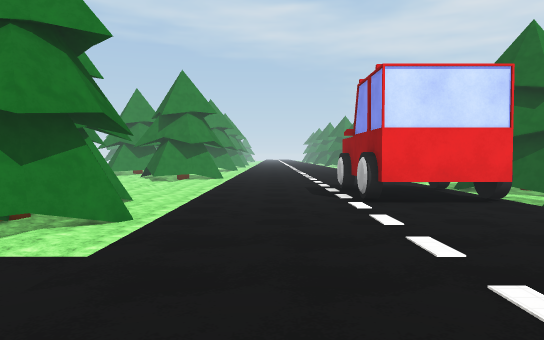
View 1 (above)

16 first-person views from a walk through a 3-D level made in the Unity game engine. The camera is 1.4 m above the floor, tilts 2° down and sees 70° across. The floor is counted in squares, 2 m on a side. Each view is taken from the middle of a square. On the plan, view 1 faces up. The plan holds only what a view shows up to about 11 squares ahead; the rest is blank. The place goes on beyond the plan. Surface patterns are stand-ins for the level's own textures.

View 2
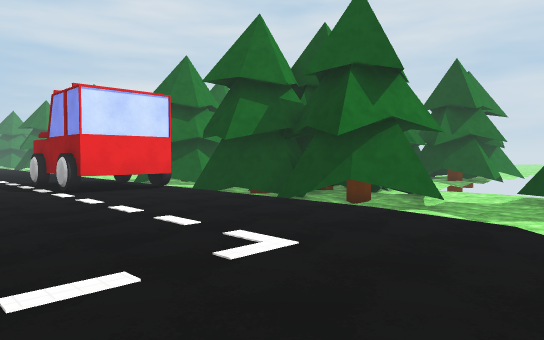

View 3
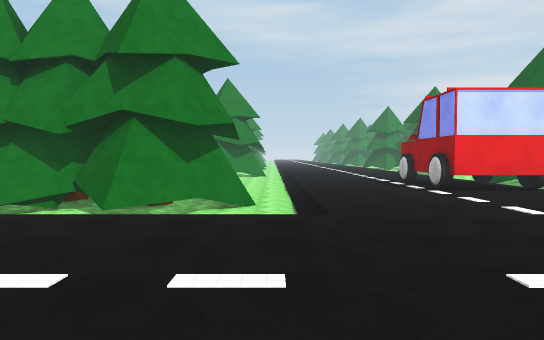

View 4
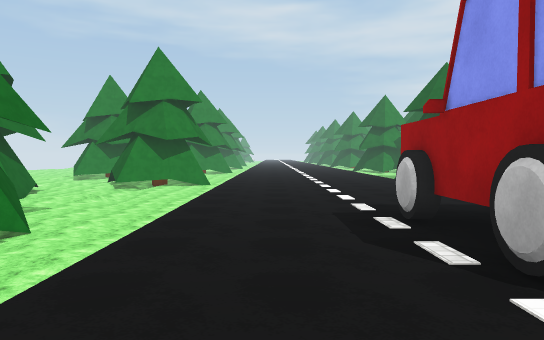

View 5
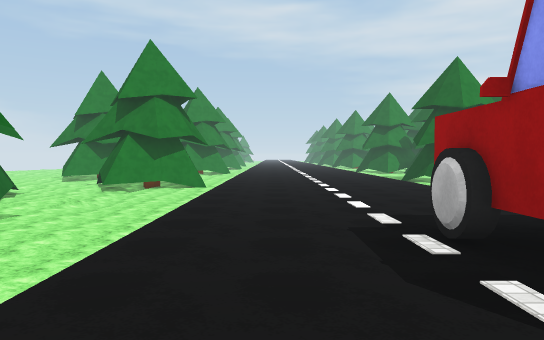

View 6
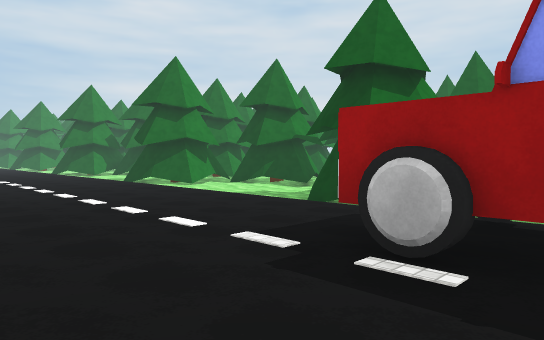

View 7
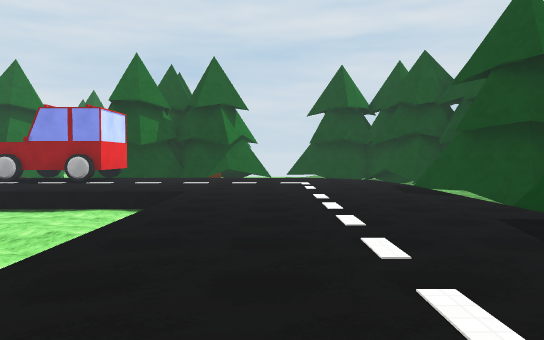

View 8
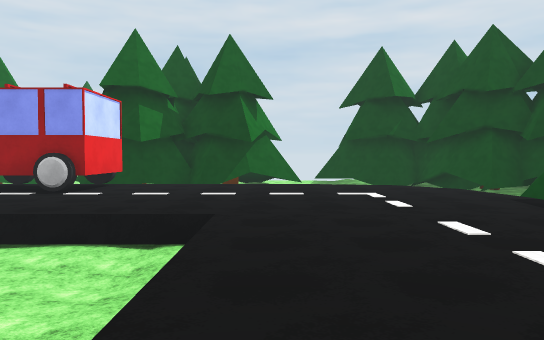

View 9
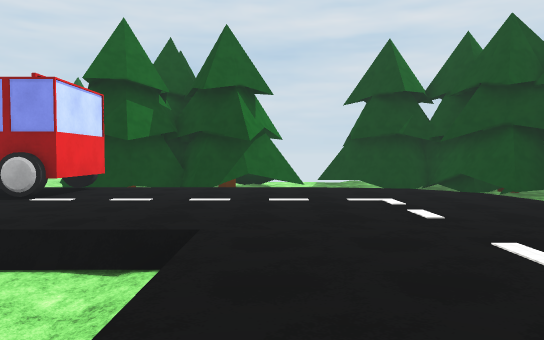

View 10
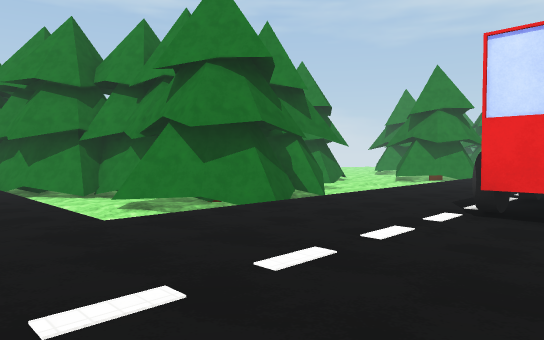

View 11
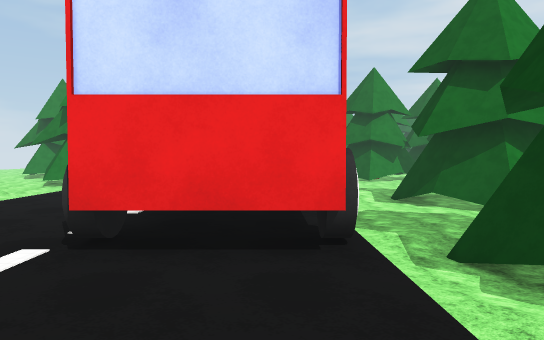

View 12
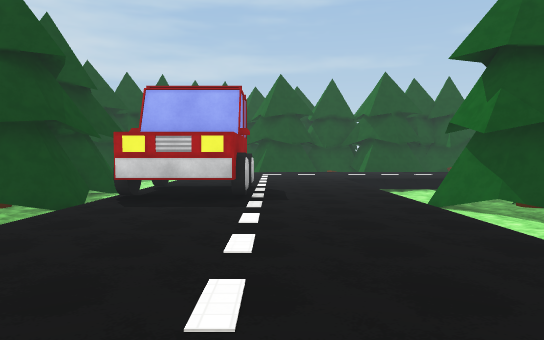

View 13
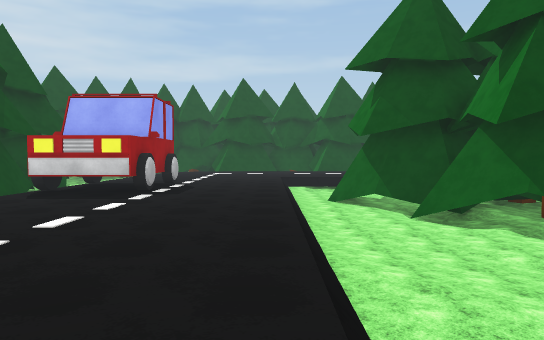

View 14
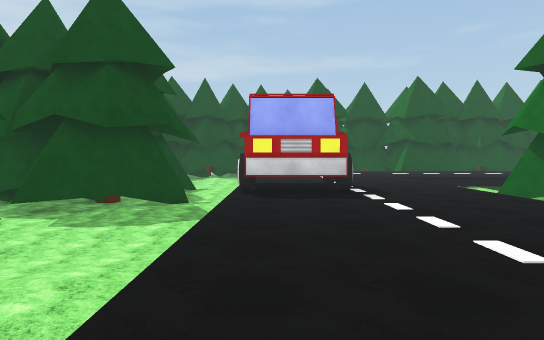

View 15
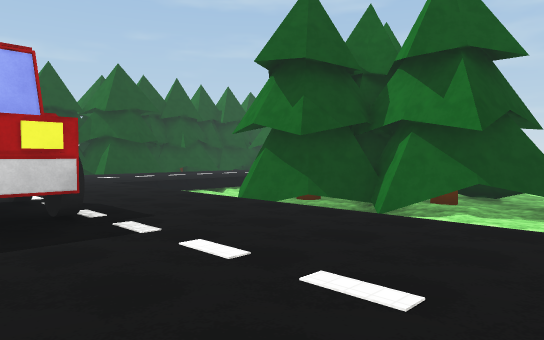

View 16
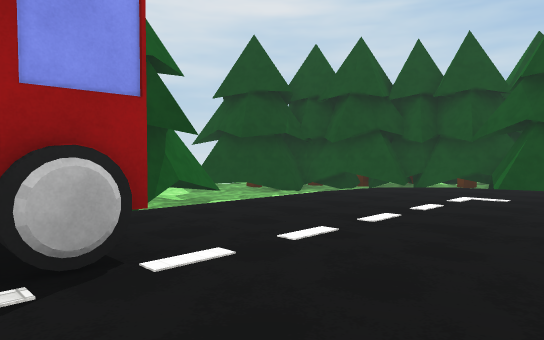

### Floor plan
Key: @ floor where view 1 was taken; # wall or solid block; x gap in a wall; . main floor; - floor 0.75 m lower than the main floor; / step, stairs or slope; v drop or lower ground; C car.
Columns run from 10 left of view 1 to 6 right of it. Each row starts with its distance up from view 1.
 19            ...
 18            ...v
 17            ...v
 16    vv vvv.....v
 15    #vvvvv.....v v
 14    #vvvvv.....vvv
 13     vvvvv.....vvv
 12      vvvv.....vvv
 11  vv ##vvv.....vvv
 10  vv  ##vv.....vvv
  9   v  ##vv...CCvvv
  8     ###vv...CCCv#
  7     ####v...CC x#
  6   ######v...CCCv#
  5   #vv##vv.....vv#
  4 ###vvvvvv.....vv#
  3 vv vvvvvv.....v #
  2   ............v v
  1  .............v v
  0   ........@...vvv
 -1    ........... vv
 -2      ......./v
 -3        #  v-v
 -4          #### v##
 -5          #  # ##

Positions as (right, up) in squares from view 1, and headings:
1: (0, 0), facing up
2: (-1, -2), facing up-right
3: (-2, -2), facing up
4: (0, 4), facing up
5: (0, 5), facing up
6: (-1, 7), facing up-right
7: (-9, 1), facing right
8: (-6, 2), facing right
9: (-5, 2), facing right
10: (3, 1), facing up-left
11: (3, 3), facing up
12: (1, 15), facing down
13: (-1, 16), facing down
14: (3, 16), facing down
15: (3, 13), facing down-left
16: (-1, 7), facing down-right
